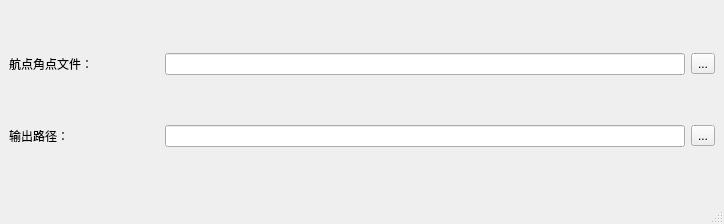
<?xml version="1.0" encoding="UTF-8"?>
<ui version="4.0">
 <class>MainWindow</class>
 <widget class="QMainWindow" name="MainWindow">
  <property name="geometry">
   <rect>
    <x>0</x>
    <y>0</y>
    <width>724</width>
    <height>224</height>
   </rect>
  </property>
  <property name="windowTitle">
   <string>大疆航线生成器</string>
  </property>
  <widget class="QWidget" name="centralwidget">
   <layout class="QVBoxLayout" name="verticalLayout">
    <item>
     <layout class="QHBoxLayout" name="horizontalLayout">
      <item>
       <widget class="QLabel" name="label">
        <property name="minimumSize">
         <size>
          <width>150</width>
          <height>0</height>
         </size>
        </property>
        <property name="maximumSize">
         <size>
          <width>150</width>
          <height>16777215</height>
         </size>
        </property>
        <property name="text">
         <string>航点角点文件：</string>
        </property>
       </widget>
      </item>
      <item>
       <widget class="QLineEdit" name="lineEdit_input"/>
      </item>
      <item>
       <widget class="QToolButton" name="toolButton_input">
        <property name="text">
         <string>...</string>
        </property>
       </widget>
      </item>
     </layout>
    </item>
    <item>
     <layout class="QHBoxLayout" name="horizontalLayout_2">
      <item>
       <widget class="QLabel" name="label_2">
        <property name="minimumSize">
         <size>
          <width>150</width>
          <height>0</height>
         </size>
        </property>
        <property name="maximumSize">
         <size>
          <width>150</width>
          <height>16777215</height>
         </size>
        </property>
        <property name="text">
         <string>输出路径：</string>
        </property>
       </widget>
      </item>
      <item>
       <widget class="QLineEdit" name="lineEdit_ouput"/>
      </item>
      <item>
       <widget class="QToolButton" name="toolButton_output">
        <property name="text">
         <string>...</string>
        </property>
       </widget>
      </item>
     </layout>
    </item>
   </layout>
  </widget>
  <widget class="QMenuBar" name="menubar">
   <property name="geometry">
    <rect>
     <x>0</x>
     <y>0</y>
     <width>724</width>
     <height>22</height>
    </rect>
   </property>
  </widget>
  <widget class="QStatusBar" name="statusbar"/>
 </widget>
 <resources/>
 <connections/>
</ui>
